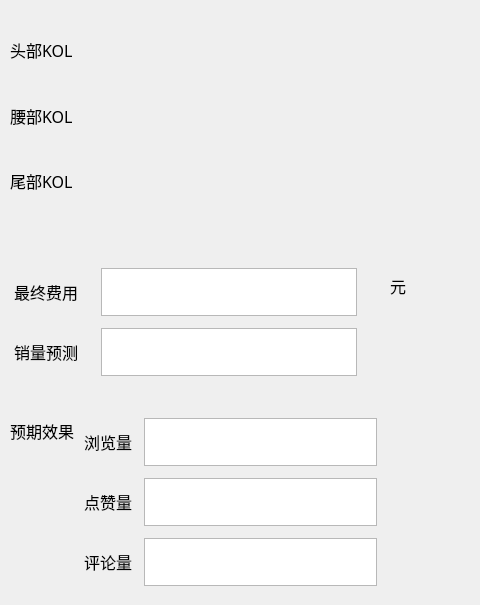
    <widget class="QWidget" name="tab_6">
     <property name="font">
      <font>
       <family>微软雅黑</family>
       <pointsize>12</pointsize>
      </font>
     </property>
     <attribute name="title">
      <string>最终推荐方案</string>
     </attribute>
     <widget class="QWidget" name="formLayoutWidget_2">
      <property name="geometry">
       <rect>
        <x>10</x>
        <y>410</y>
        <width>371</width>
        <height>186</height>
       </rect>
      </property>
      <layout class="QFormLayout" name="formLayout_2">
       <item row="0" column="0">
        <widget class="QLabel" name="label_27">
         <property name="text">
          <string>预期效果</string>
         </property>
        </widget>
       </item>
       <item row="0" column="1">
        <layout class="QGridLayout" name="gridLayout_4">
         <property name="leftMargin">
          <number>4</number>
         </property>
         <property name="topMargin">
          <number>8</number>
         </property>
         <property name="rightMargin">
          <number>4</number>
         </property>
         <property name="bottomMargin">
          <number>8</number>
         </property>
         <property name="spacing">
          <number>12</number>
         </property>
         <item row="2" column="1">
          <widget class="QTextBrowser" name="textBrowser_5">
           <property name="sizePolicy">
            <sizepolicy hsizetype="Preferred" vsizetype="Preferred">
             <horstretch>0</horstretch>
             <verstretch>0</verstretch>
            </sizepolicy>
           </property>
           <property name="maximumSize">
            <size>
             <width>16777215</width>
             <height>48</height>
            </size>
           </property>
          </widget>
         </item>
         <item row="2" column="0">
          <widget class="QLabel" name="label_28">
           <property name="text">
            <string>评论量</string>
           </property>
          </widget>
         </item>
         <item row="1" column="1">
          <widget class="QTextBrowser" name="textBrowser_4">
           <property name="sizePolicy">
            <sizepolicy hsizetype="Preferred" vsizetype="Preferred">
             <horstretch>0</horstretch>
             <verstretch>0</verstretch>
            </sizepolicy>
           </property>
           <property name="maximumSize">
            <size>
             <width>16777215</width>
             <height>48</height>
            </size>
           </property>
          </widget>
         </item>
         <item row="0" column="0">
          <widget class="QLabel" name="label_29">
           <property name="text">
            <string>浏览量</string>
           </property>
          </widget>
         </item>
         <item row="1" column="0">
          <widget class="QLabel" name="label_30">
           <property name="text">
            <string>点赞量</string>
           </property>
          </widget>
         </item>
         <item row="0" column="1">
          <widget class="QTextBrowser" name="textBrowser_3">
           <property name="sizePolicy">
            <sizepolicy hsizetype="Preferred" vsizetype="Preferred">
             <horstretch>0</horstretch>
             <verstretch>0</verstretch>
            </sizepolicy>
           </property>
           <property name="maximumSize">
            <size>
             <width>16777215</width>
             <height>48</height>
            </size>
           </property>
          </widget>
         </item>
        </layout>
       </item>
      </layout>
     </widget>
     <widget class="QLabel" name="label_31">
      <property name="geometry">
       <rect>
        <x>390</x>
        <y>260</y>
        <width>81</width>
        <height>51</height>
       </rect>
      </property>
      <property name="text">
       <string>元</string>
      </property>
     </widget>
     <widget class="QWidget" name="layoutWidget_9">
      <property name="geometry">
       <rect>
        <x>10</x>
        <y>260</y>
        <width>351</width>
        <height>124</height>
       </rect>
      </property>
      <layout class="QGridLayout" name="gridLayout_5">
       <property name="leftMargin">
        <number>4</number>
       </property>
       <property name="topMargin">
        <number>8</number>
       </property>
       <property name="rightMargin">
        <number>4</number>
       </property>
       <property name="bottomMargin">
        <number>8</number>
       </property>
       <property name="horizontalSpacing">
        <number>8</number>
       </property>
       <property name="verticalSpacing">
        <number>12</number>
       </property>
       <item row="1" column="1">
        <widget class="QTextBrowser" name="textBrowser_2">
         <property name="sizePolicy">
          <sizepolicy hsizetype="Preferred" vsizetype="Preferred">
           <horstretch>0</horstretch>
           <verstretch>0</verstretch>
          </sizepolicy>
         </property>
         <property name="maximumSize">
          <size>
           <width>16777215</width>
           <height>48</height>
          </size>
         </property>
        </widget>
       </item>
       <item row="0" column="1">
        <widget class="QTextBrowser" name="textBrowser">
         <property name="sizePolicy">
          <sizepolicy hsizetype="Preferred" vsizetype="Preferred">
           <horstretch>0</horstretch>
           <verstretch>0</verstretch>
          </sizepolicy>
         </property>
         <property name="maximumSize">
          <size>
           <width>16777215</width>
           <height>48</height>
          </size>
         </property>
        </widget>
       </item>
       <item row="1" column="0">
        <widget class="QLabel" name="label_32">
         <property name="text">
          <string>销量预测</string>
         </property>
        </widget>
       </item>
       <item row="0" column="0">
        <widget class="QLabel" name="label_33">
         <property name="text">
          <string>最终费用</string>
         </property>
        </widget>
       </item>
      </layout>
     </widget>
     <widget class="QWidget" name="layoutWidget_10">
      <property name="geometry">
       <rect>
        <x>10</x>
        <y>20</y>
        <width>94</width>
        <height>191</height>
       </rect>
      </property>
      <layout class="QVBoxLayout" name="verticalLayout_4">
       <item>
        <widget class="QLabel" name="label_34">
         <property name="text">
          <string>头部KOL</string>
         </property>
        </widget>
       </item>
       <item>
        <widget class="QLabel" name="label_35">
         <property name="text">
          <string>腰部KOL</string>
         </property>
        </widget>
       </item>
       <item>
        <widget class="QLabel" name="label_36">
         <property name="text">
          <string>尾部KOL</string>
         </property>
        </widget>
       </item>
      </layout>
     </widget>
    </widget>
